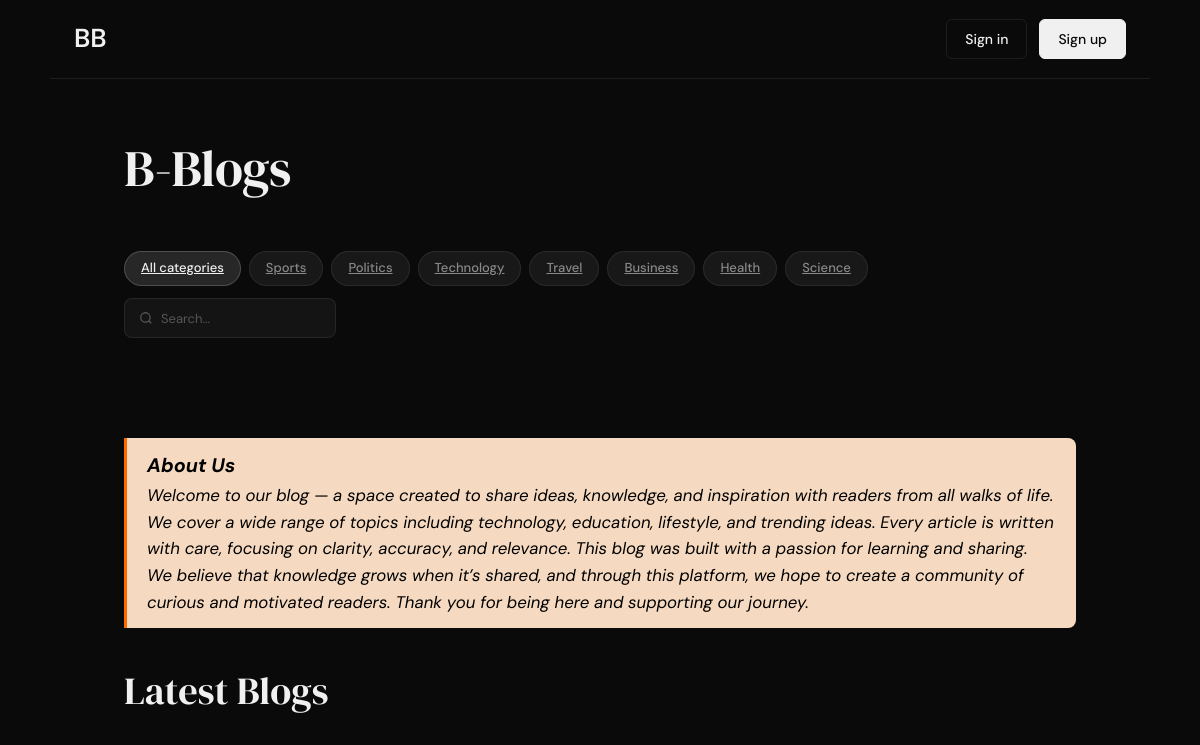
The page / on the database its author committed.
### blogs/models.py (models this page shows, shortened)
class Category(models.Model):
    category_name = models.CharField(max_length=50, unique=True)
    created_at = models.DateTimeField(auto_now_add=True)
    updated_at = models.DateTimeField(auto_now=True)
    class Meta:
        verbose_name_plural = 'categories'

class About(models.Model):
    about_dec = models.TextField(max_length=5000)
    created_at = models.DateTimeField(auto_now_add=True)
    updated_at = models.DateTimeField(auto_now=True)
    class Meta:
        verbose_name_plural = 'About'

### blog_main/views.py (the view)
# urls.py: 2. Add a URL to urlpatterns:  path('', views.home, name='home')
def home(request):
    blogs = Blog.objects.filter(status='published')
    about = About.objects.get()
    social = Social.objects.all()
    all_ids = list(blogs.values_list('id', flat=True))
    random_ids = random.sample(all_ids, min(4, len(all_ids)))
    featured_blogs = blogs.filter(id__in=random_ids)
    context = {
        'blogs': blogs,
        'featured_blogs': featured_blogs,
        'about': about,
        'social': social,
        'active_category': 'all'
    }
    return render(request, 'home.html', context)

### blogs/context_processors.py (called while the page is built)
def categories_processor(request):
    return {
        'categories': Category.objects.all()
    }

### dashboards/context_processors.py (called while the page is built)
def dashboard_counts(request):
    return {
        'category_count': Category.objects.all().count(),
        'blog_count': Blog.objects.all().count(),
        'total_users_count': User.objects.count(),
        'published_posts_count': Blog.objects.filter(status='published').count(),
        'draft_posts_count': Blog.objects.filter(status='draft').count(),
        'pending_posts_count': Blog.objects.filter(status='pending').count(),
    }

### templates/home.html (shortened to what this page needs)
{% extends "base.html" %}
{% load static %}
    {% block content %}
    <div class="bq">
      <blockquote>
        <h3>About Us</h3>
        {{ about.about_dec }}
      </blockquote>
    </div>
    <section>
      <h2 class="section-title">Latest Blogs</h2>
    </section>
    {% endblock %}

### templates/base.html (shortened to what this page needs)
{% load static %}
<!DOCTYPE html>
<html lang="en">
<head>
  <link rel="stylesheet" href="https://cdnjs.cloudflare.com/ajax/libs/font-awesome/6.5.0/css/all.min.css">
  <link href="{% static 'css/style.css' %}" rel="stylesheet">
</head>
<body>
  <nav>
    <div class="nav-left">
      <a href="/" class="logo">
        BB
      </a>
    </div>
    <div class="nav-right">
      {% if user.is_authenticated %}
        <a href="{% url "add_b" %}" class="btn btn-ghost">Add Your Blog</a>
        <form method="POST" action="{% url 'logout' %}" style="display:inline;">
        {% csrf_token %}
        <button href="{% url "logout" %}" class="btn btn-primary">Log out</button>
        </form>
      {% else %}
      <a href="{% url "login" %}" class="btn btn-ghost">Sign in</a>
      <a href="{% url "register" %}" class="btn btn-primary">Sign up</a>
      {% endif %}
    </div>
  </nav>
  <main>
    <section class="hero">
      <h1>B-Blogs</h1>
    </section>
    <div class="filters">
      <div class="filter-pills">
        <a class="pill {% if active_category == 'all' %}active{% endif %}" href="{% url 'home' %}">All categories</a>
        {% for c in categories %}
        <a class="pill {% if active_category == c.id %}active{% endif %}" href="{% url 'category_posts' c.id %}">{{ c.category_name }}</a>
        {% endfor %}
      </div>
      <div class="filter-right">
        <div class="search-box">
          <svg width="14" height="14" viewBox="0 0 24 24" fill="none" stroke="currentColor" stroke-width="2.2">
            <circle cx="11" cy="11" r="8"/><path d="m21 21-4.35-4.35"/>
          </svg>
          <form method="GET" action="{% url "search" %}">
          <input type="text" name="keyword" placeholder="Search..." />
          </form>
        </div>
      </div>
    </div>
    {% block content %}
    {% endblock %}
  </main>
</body>
</html>

### static/css/style.css (style rules this page uses)
*, *::before, *::after { box-sizing: border-box; margin: 0; padding: 0; }
:root { --bg: #0a0a0a; --surface: #141414; --border: rgba(255,255,255,0.08); --text-primary: #f0f0f0; --text-secondary: #888; --text-muted: #555; --accent: #5b8af5; --accent-hover: #7aa2ff; --pill-bg: rgba(255,255,255,0.06); --pill-active: rgba(255,255,255,0.12); --radius: 10px; }
body { background: var(--bg); color: var(--text-primary); font-family: 'DM Sans', sans-serif; font-size: 15px; line-height: 1.6; min-height: 100vh; }
nav { display: flex; align-items: center; justify-content: space-between; max-width: 1100px; margin: 0 auto; padding: 18px 24px; border-bottom: 1px solid var(--border); }
.nav-left { display: flex; align-items: center; gap: 36px; }
.logo { display: flex; align-items: center; gap: 8px; font-weight: 600; font-size: 26px; color: var(--text-primary); text-decoration: none; }
.nav-right { display: flex; align-items: center; gap: 12px; }
.btn { padding: 8px 18px; border-radius: 6px; font-size: 14px; font-weight: 500; cursor: pointer; transition: all .2s; text-decoration: none; }
.btn-ghost { background: transparent; border: 1px solid var(--border); color: var(--text-primary); }
.btn-primary { background: var(--text-primary); border: 1px solid var(--text-primary); color: var(--bg); }
main { max-width: 1000px; margin: 0 auto; padding: 0 24px 80px; }
.hero { padding: 60px 0 40px; }
.hero h1 { font-family: 'DM Serif Display', serif; font-size: clamp(2.4rem, 5vw, 3.2rem); font-weight: 400; letter-spacing: -0.5px; line-height: 1.15; margin-bottom: 14px; }
.filters { display: flex; align-items: center; justify-content: space-between; margin-bottom: 36px; flex-wrap: wrap; gap: 12px; }
.filter-pills { display: flex; gap: 8px; flex-wrap: wrap; }
.pill { padding: 6px 16px; border-radius: 20px; font-size: 13px; font-weight: 500; background: var(--pill-bg); border: 1px solid var(--border); color: var(--text-secondary); cursor: pointer; transition: all .2s; }
.pill.active { background: var(--pill-active); border-color: rgba(255,255,255,0.18); color: var(--text-primary); }
.filter-right { display: flex; align-items: center; gap: 10px; }
.search-box { display: flex; align-items: center; gap: 8px; background: var(--surface); border: 1px solid var(--border); border-radius: 8px; padding: 7px 14px; }
.search-box svg { color: var(--text-muted); flex-shrink: 0; }
.search-box input { background: none; border: none; outline: none; color: var(--text-primary); font-size: 13px; font-family: inherit; width: 160px; }
.search-box input::placeholder { color: var(--text-muted); }
.bq blockquote { border-left: 3px solid #ff6a00; padding: 12px 20px; margin: 32px 0; background: rgb(245, 218, 193); border-radius: 0 8px 8px 0; color: #000000; font-style: italic; font-size: 1.05rem; }
.section-title { font-family: 'DM Serif Display', serif; font-size: clamp(1.8rem, 3.5vw, 2.4rem); font-weight: 400; margin-bottom: 32px; }

### rows shown on the page
Category: category_name "Sports"
Category: category_name "Politics"
Category: category_name "Technology"
Category: category_name "Travel"
Category: category_name "Business"
Category: category_name "Health"
Category: category_name "Science"
About: about_dec "Welcome to our blog — a space created to share ideas, knowledge, and inspiration with readers from all walks of life. We cover a wide range of topics including technology, education, lifestyle, and trending ideas. Every article is written with care, focusing on clarity, accuracy, and relevance. This blog was built with a passion for learning and sharing. We believe that knowledge grows when it’s shared, and through this platform, we hope to create a community of curious and motivated readers. Thank you for being here and supporting our journey."
